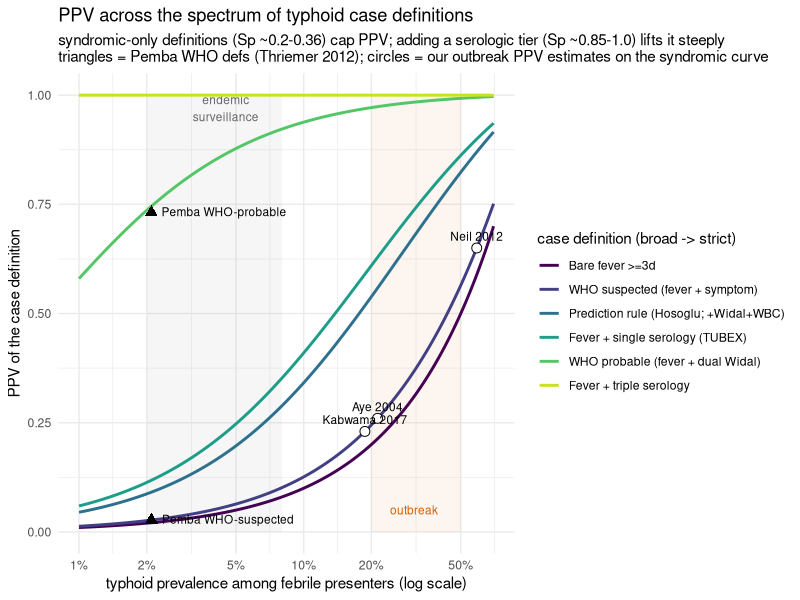

R code for this plot:
# =============================================================================
# PPV across the spectrum of clinical case definitions x prevalence.
# PPV = prev*Se_clin / [prev*Se_clin + (1-prev)*(1-Sp_clin)]   (Bayes)
# Se_clin/Sp_clin per definition from the literature (data/clinical_definition_accuracy.csv);
# overlays real anchor points (Pemba WHO defs; our outbreak PPV estimates).
#   Rscript latent_class_ppv/ppv_spectrum.R
# =============================================================================
ROOT <- Sys.getenv("RENEWAL_ROOT", "."); setwd(ROOT)
suppressMessages({ library(ggplot2); library(dplyr) })
dir.create("latent_class_ppv/figures", showWarnings = FALSE)
dir.create("latent_class_ppv/tables",  showWarnings = FALSE)

defs <- read.csv("latent_class_ppv/data/clinical_definition_accuracy.csv", check.names = FALSE, stringsAsFactors = FALSE)
defs <- defs[order(defs$order), ]
ppv  <- function(prev, Se, Sp) prev*Se / (prev*Se + (1-prev)*(1-Sp))

# --- PPV curves over prevalence (typhoid among febrile presenters) -----------
prev <- 10^seq(log10(0.01), log10(0.7), length.out = 200)
curve <- do.call(rbind, lapply(seq_len(nrow(defs)), function(i)
  data.frame(variant = defs$variant[i], tier = defs$tier[i], prev = prev,
             PPV = ppv(prev, defs$Se_clin[i], defs$Sp_clin[i]))))
curve$variant <- factor(curve$variant, levels = defs$variant)

# --- summary table: PPV at reference prevalences -----------------------------
refp <- c(`endemic 0.03`=0.03, `moderate 0.10`=0.10, `outbreak 0.30`=0.30, `high 0.50`=0.50)
tab <- do.call(rbind, lapply(seq_len(nrow(defs)), function(i)
  data.frame(variant = defs$variant[i], Se = defs$Se_clin[i], Sp = defs$Sp_clin[i],
             t(round(ppv(refp, defs$Se_clin[i], defs$Sp_clin[i]), 2)))))
names(tab)[4:7] <- names(refp)
write.csv(tab, "latent_class_ppv/tables/ppv_spectrum_table.csv", row.names = FALSE)
cat("=== PPV by definition x prevalence (typhoid among febrile) ===\n"); print(tab, row.names = FALSE)

# --- real anchor points ------------------------------------------------------
# Pemba (Thriemer 2012): WHO suspected PPV 2.7% and WHO probable PPV 73.1% at prev ~0.021
pemba <- data.frame(label = c("Pemba WHO-suspected","Pemba WHO-probable"),
                    prev = c(0.021, 0.021), PPV = c(0.027, 0.731))
# our outbreak PPV estimates (syndromic definitions): back out implied prevalence
# from the WHO-suspected curve (Se 0.83, Sp 0.36) to place them consistently
Se0 <- 0.83; Sp0 <- 0.36
implied_prev <- function(pi) pi*(1-Sp0) / (Se0*(1-pi) + pi*(1-Sp0))
ours <- data.frame(label = c("Aye 2004","Kabwama 2017","Neil 2012"),
                   pi = c(0.26, 0.23, 0.65))
ours$prev <- implied_prev(ours$pi); ours$PPV <- ours$pi
cat("\nOur outbreak PPVs placed on the WHO-suspected curve -> implied typhoid-among-febrile prevalence:\n")
print(data.frame(study=ours$label, PPV=ours$pi, implied_prev=round(ours$prev,2)), row.names=FALSE)

# --- figure ------------------------------------------------------------------
gg <- ggplot(curve, aes(prev, PPV, colour = variant)) +
  annotate("rect", xmin = 0.02, xmax = 0.08, ymin = 0, ymax = 1, alpha = 0.06, fill = "grey40") +
  annotate("text", x = 0.045, y = 0.97, label = "endemic\nsurveillance", size = 3, colour = "grey40") +
  annotate("rect", xmin = 0.2, xmax = 0.5, ymin = 0, ymax = 1, alpha = 0.06, fill = "#D55E00") +
  annotate("text", x = 0.31, y = 0.05, label = "outbreak", size = 3, colour = "#D55E00") +
  geom_line(linewidth = 1) +
  geom_point(data = pemba, aes(prev, PPV), inherit.aes = FALSE, shape = 17, size = 3) +
  geom_text(data = pemba, aes(prev, PPV, label = label), inherit.aes = FALSE,
            hjust = -0.08, vjust = 0.4, size = 3) +
  geom_point(data = ours, aes(prev, PPV), inherit.aes = FALSE, shape = 21, fill = "white", size = 3) +
  geom_text(data = ours, aes(prev, PPV, label = label), inherit.aes = FALSE,
            vjust = -0.8, size = 3) +
  scale_x_log10(labels = scales::percent, breaks = c(0.01,0.02,0.05,0.1,0.2,0.5)) +
  scale_colour_viridis_d(option = "D", end = 0.92, name = "case definition (broad -> strict)") +
  coord_cartesian(ylim = c(0,1)) +
  labs(x = "typhoid prevalence among febrile presenters (log scale)",
       y = "PPV of the case definition",
       title = "PPV across the spectrum of typhoid case definitions",
       subtitle = "syndromic-only definitions (Sp ~0.2-0.36) cap PPV; adding a serologic tier (Sp ~0.85-1.0) lifts it steeply\ntriangles = Pemba WHO defs (Thriemer 2012); circles = our outbreak PPV estimates on the syndromic curve") +
  theme_minimal(base_size = 11) + theme(legend.position = "right")
ggsave("latent_class_ppv/figures/fig_ppv_spectrum.png", gg, width = 9.5, height = 5.5, dpi = 300)
cat("\n=== PPV-spectrum figure written ===\n")
